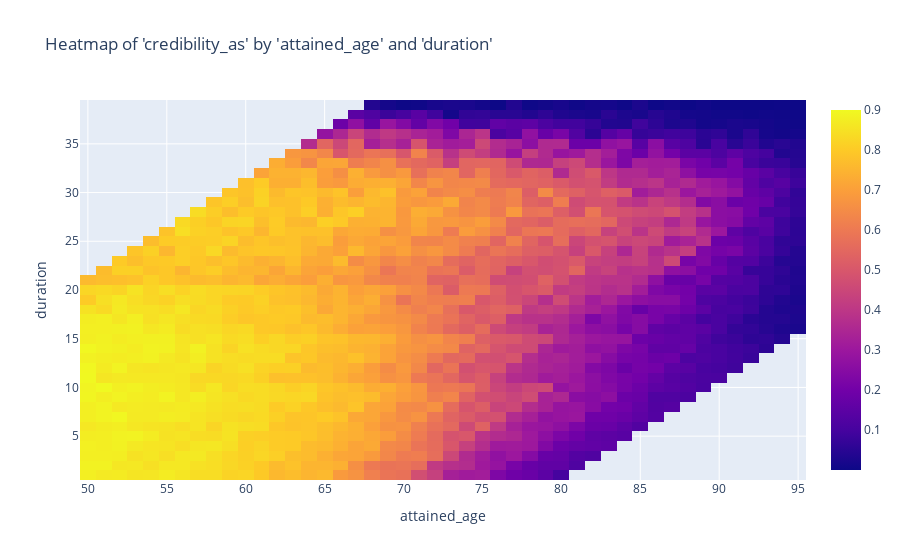

Notebook cell for this chart:
### Code cell
charters.chart(
    df=credibility.asymptotic(
        df=grouped_df, measure="policies_exposed", groupby_cols=["attained_age", "duration"], k=5000
    ),
    x_axis="attained_age",
    color="credibility_as",
    y_axis="duration",
    type="heatmap",
)

### Figure 1 — Plotly figure (JSON) as saved in the notebook; plotly's stock layout.template omitted (floating-point values rounded to 4 significant figures; data arrays with more than 128 entries replaced by an {"elided": "..."} marker saying what was removed)
{"data": [{"type": "heatmap", "x": [50, 51, 52, 53, 54, 55, 56, 57, 58, 59, 60, 61, 62, 63, 64, 65, 66, 67, 68, 69, 70, 71, 72, 73, 74, 75, 76, 77, 78, 79, 80, 81, 82, 83, 84, 85, 86, 87, 88, 89, 90, 91, 92, 93, 94, 95], "y": [1, 2, 3, 4, 5, 6, 7, 8, 9, 10, 11, 12, 13, 14, 15, 16, 17, 18, 19, 20, 21, 22, 23, 24, 25, 26, 27, 28, 29, 30, 31, 32, 33, 34, 35, 36, 37, 38, 39], "z": {"elided": "39x46 float values"}}], "layout": {"autosize": true, "title": {"text": "Heatmap of 'credibility_as' by 'attained_age' and 'duration'"}, "xaxis": {"autorange": true, "range": [49.5, 95.5], "title": {"text": "attained_age"}, "type": "linear"}, "yaxis": {"autorange": true, "range": [0.5, 39.5], "title": {"text": "duration"}, "type": "linear"}}}
